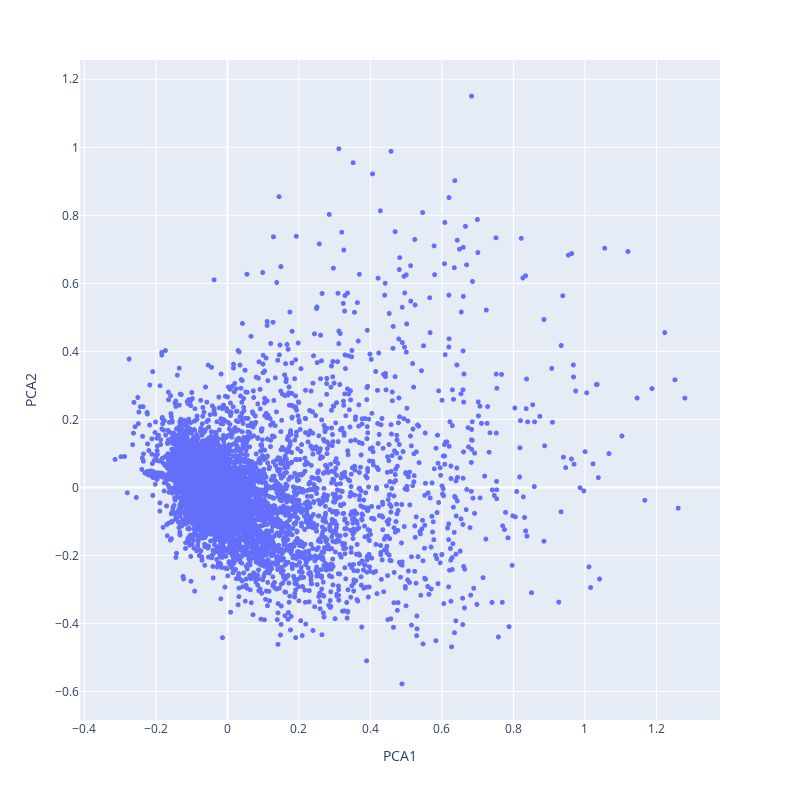

Notebook code for this chart:
### Markdown cell above
You have already studied PCA, it is a useful technique for dimensionality reduction, but also simply for visualization. Don't forget to scale your embeddings first. To access the embeddings values of your keras model, have a look at the *get_weights()* function.

Compute a PCA on all your movies embeddings, get the 2 first principal components, and do a scatter plot of all the movies on a 2D plane, where each movie is a point defined by the two values of the two first principal components of the PCA from its embedding. Add the titles of the movies to each point of the plot (use plotly to do so it will be clearer), and try to see if you can interpret the axes of the PCA through to different movie genres, like in Figure 3 from the article *Matrix Factorization Techniques for Recommender Systems*.

### Code cell
from sklearn.preprocessing import StandardScaler
from sklearn.decomposition import PCA
import plotly.express as px

#get weights
movie_weights=best_model.get_weights()[1]
pca=PCA(n_components=2, random_state=15)
df_pca=pd.DataFrame(
    pca.fit_transform(movie_weights),
    columns=["PCA1", "PCA2"]
)

df_pca["movieId"]=[i for i in range(len(df_pca))]
df_pca=df_pca.merge(df_movie[["newId","title"]], left_on="movieId", right_on="newId").drop(columns="newId")

fig = px.scatter(df_pca, x="PCA1", y="PCA2", hover_name="title")
fig.update_traces(mode="markers", marker=dict(size=5))
fig.update_layout(
    autosize=False,
    width=800,
    height=800,
)
fig.show()

### Figure 1 — Plotly figure (JSON) as saved in the notebook; plotly's stock layout.template omitted (floating-point values rounded to 4 significant figures; data arrays with more than 128 entries replaced by an {"elided": "..."} marker saying what was removed)
{"data": [{"hovertemplate": "<b>%{hovertext}</b><br><br>PCA1=%{x}<br>PCA2=%{y}<extra></extra>", "hovertext": {"elided": "9735 str values"}, "legendgroup": "", "marker": {"color": "#636efa", "size": 5, "symbol": "circle"}, "mode": "markers", "name": "", "showlegend": false, "type": "scattergl", "x": {"elided": "9735 float values"}, "xaxis": "x", "y": {"elided": "9735 float values"}, "yaxis": "y"}], "layout": {"autosize": false, "height": 800, "legend": {"tracegroupgap": 0}, "margin": {"t": 60}, "width": 800, "xaxis": {"anchor": "y", "domain": [0, 1], "title": {"text": "PCA1"}}, "yaxis": {"anchor": "x", "domain": [0, 1], "title": {"text": "PCA2"}}}}
